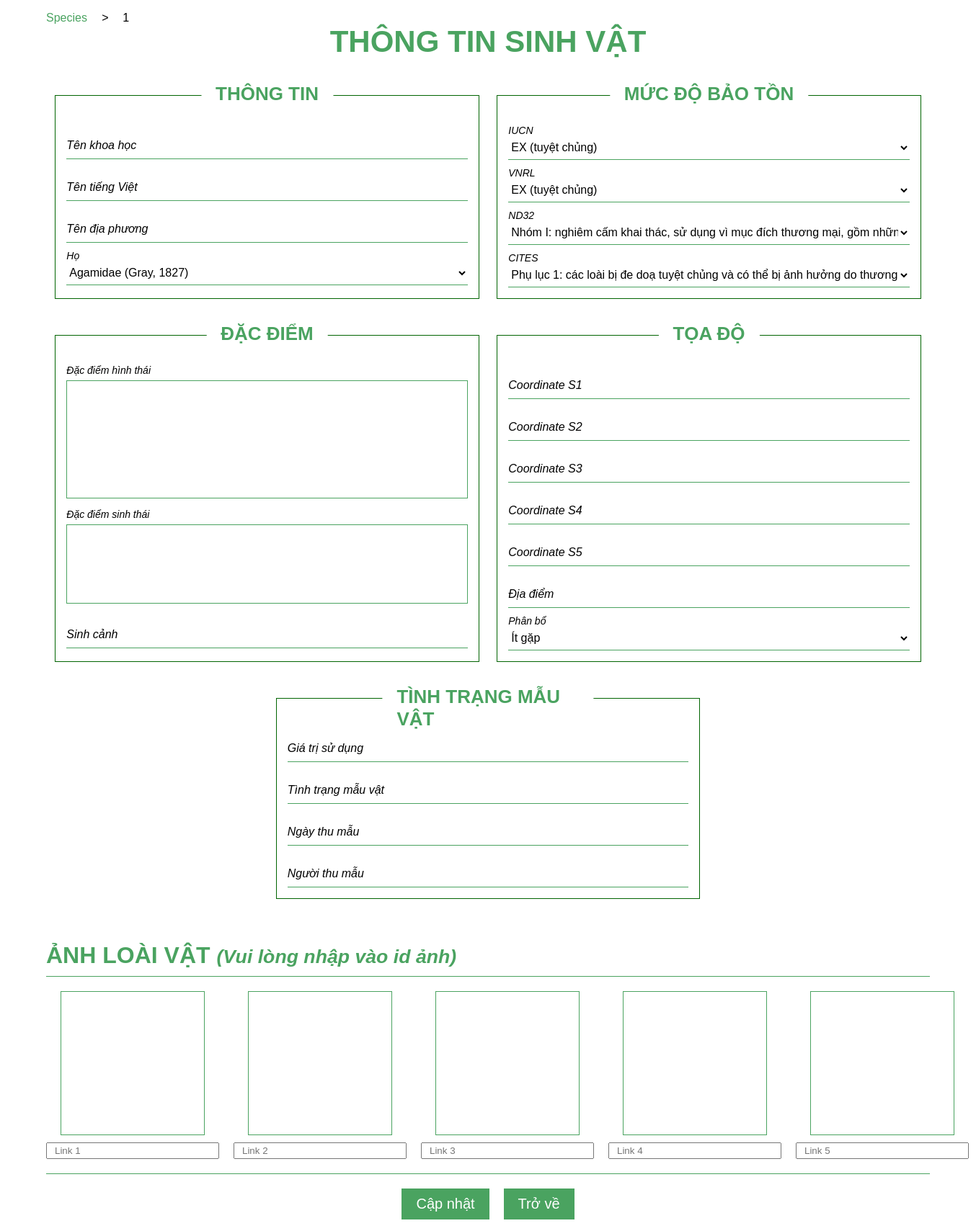
/admin/update-species.php, run on the app's committed database.
### tables this page shows
CREATE TABLE `family` (
  `FAMILY_ID` int(11) NOT NULL,
  `FAMILY_NAME` varchar(50) NOT NULL,
  `ORDERS_ID` int(11) DEFAULT NULL
);

CREATE TABLE `iucn` (
  `IUCN_ID` int(11) NOT NULL,
  `IUCN_NAME` text NOT NULL
);

CREATE TABLE `vnrl` (
  `VNRL_ID` int(11) NOT NULL,
  `VNRL_NAME` text NOT NULL
);

CREATE TABLE `nd32` (
  `ND32_ID` int(11) NOT NULL,
  `ND32_NAME` text NOT NULL
);

CREATE TABLE `cites` (
  `CITES_ID` int(11) NOT NULL,
  `CITES_NAME` text NOT NULL
);

CREATE TABLE `distribution` (
  `DISTRIBUTION_ID` int(11) NOT NULL,
  `DISTRIBUTION_NAME` varchar(50) NOT NULL
);

### db/DBHelper.php (called while the page is built, shortened)
<?php
function executeResult($sql)
{
    $conn = mysqli_connect(HOST, USERNAME, PASSWORD, DATABASE);
    $result = mysqli_query($conn, $sql);
    $data = [];
    while ($row = mysqli_fetch_array($result, 1)) {
        $data[] = $row;
    }
    return $data;
}

### admin/update-species.php (the view, shortened to what this page needs)
<?php
require_once('../db/DBHelper.php');
?>
<!DOCTYPE html>
<html lang="en">
<head>
    <link rel="stylesheet" href="admin.css">
</head>
<body>
    <div class="species-main">
        <div class="species-link">
            <a href="">Species</a>
            <i>></i>
            <p>1</p>
        </div>
        <h1 style="text-align: center; margin-bottom: 40px; font-size: 42px;">THÔNG TIN SINH VẬT</h1>
        <div class="species-container">
            <div class="species-info1">
                <h1 class="center-h1">THÔNG TIN</h1>
                <?php
                echo '
                    <div class="form__group field">
                        <input type="input" class="form__field" placeholder="Science Name" value="' . ($result['ScienceName']) . '" required data/>
                        <label for="name" class="form__label">Tên khoa học</label>
                    </div>
                    <div class="form__group field">
                        <input type="input" class="form__field" placeholder="Vietnamese Name" value="' . ($result['VietnameseName']) . '" required data/>
                        <label for="name" class="form__label">Tên tiếng Việt</label>
                    </div>
                    <div class="form__group field">
                        <input type="input" class="form__field" placeholder="Local Name" value="' . ($result['LocalName']) . '" required data/>
                        <label for="name" class="form__label">Tên địa phương</label>
                    </div>
                    ';
                $sqlFam = 'SELECT * FROM family order by FAMILY_NAME asc';
                $resultFam = executeResult($sqlFam);
                $options = '';
                foreach ($resultFam as $item) {
                    if ($item['FAMILY_ID'] == $result['Family']) {
                        $options = $options . '<option value="' . ($item['FAMILY_ID']) . '" selected>' . ($item['FAMILY_NAME']) . '</option>';
                    } else {
                        $options = $options . '<option value="' . ($item['FAMILY_ID']) . '">' . ($item['FAMILY_NAME']) . '</option>';
                    }
                }
                echo '
                    <div class="form__group field">
                        <select type="input" class="form__field" placeholder="Family" value="" required data>
                            ' . $options . '
                        </select>
                        <label for="name" class="form__label">Họ</label>
                    </div>
                ';
                ?>
            </div>
            <div class="species-info1">
                <h1 class="center-h1">MỨC ĐỘ BẢO TỒN</h1>
                <?php
                $sqlIUCN = 'SELECT * FROM IUCN';
                $resultIUCN = executeResult($sqlIUCN);
                $options = '';
                foreach ($resultIUCN as $item) {
                    if ($item['IUCN_ID'] == $result['IUCN']) {
                        $options = $options . '<option value="' . ($item['IUCN_ID']) . '" selected>' . ($item['IUCN_NAME']) . '</option>';
                    } else {
                        $options = $options . '<option value="' . ($item['IUCN_ID']) . '">' . ($item['IUCN_NAME']) . '</option>';
                    }
                }
                echo '
                <div class="form__group field">
                    <select type="input" class="form__field" placeholder="IUCN" value="" required data>
                        ' . $options . '
                    </select>
                    <label for="name" class="form__label">IUCN</label>
                </div>
                ';
                $sqlVNRL = 'SELECT * FROM VNRL';
                $resultVNRL = executeResult($sqlVNRL);
                $options = '';
                foreach ($resultVNRL as $item) {
                    if ($item['VNRL_ID'] == $result['VNRL']) {
                        $options = $options . '<option value="' . ($item['VNRL_ID']) . '" selected>' . ($item['VNRL_NAME']) . '</option>';
                    } else {
                        $options = $options . '<option value="' . ($item['VNRL_ID']) . '">' . ($item['VNRL_NAME']) . '</option>';
                    }
                }
                echo '
                <div class="form__group field">
                    <select type="input" class="form__field" placeholder="VNRL" value="" required data>
                        ' . $options . '
                    </select>
                    <label for="name" class="form__label">VNRL</label>
                </div>
                ';
                $sqlND32 = 'SELECT * FROM ND32';
                $resultND32 = executeResult($sqlND32);
                $options = '';
                foreach ($resultND32 as $item) {
                    if ($item['ND32_ID'] == $result['ND32']) {
                        $options = $options . '<option value="' . ($item['ND32_ID']) . '" selected>' . ($item['ND32_NAME']) . '</option>';
                    } else {
                        $options = $options . '<option value="' . ($item['ND32_ID']) . '">' . ($item['ND32_NAME']) . '</option>';
                    }
                }
                echo '
                    <div class="form__group field">
                        <select type="input" class="form__field" placeholder="ND32" value="" required data>
                            ' . $options . '
                        </select>
                        <label for="name" class="form__label">ND32</label>
                    </div>
                ';
                $sqlCITES = 'SELECT * FROM CITES';
                $resultCITES = executeResult($sqlCITES);
                $options = '';
                foreach ($resultCITES as $item) {
                    if ($item['CITES_ID'] == $result['CITES']) {
                        $options = $options . '<option value="' . ($item['CITES_ID']) . '" selected>' . ($item['CITES_NAME']) . '</option>';
                    } else {
                        $options = $options . '<option value="' . ($item['CITES_ID']) . '">' . ($item['CITES_NAME']) . '</option>';
                    }
                }
                echo '
                    <div class="form__group field">
                        <select type="input" class="form__field" placeholder="CITES" value="" required data>
                            ' . $options . '
                        </select>
                        <label for="name" class="form__label">CITES</label>
                    </div>
                ';
                ?>
            </div>
            <div class="species-info1">
                <h1 class="center-h1">ĐẶC ĐIỂM</h1>
                <?php
                echo '
                    <div class="form__group field">
                        <textarea name="" class="form__field textarea" id="" cols="30" rows="9" data>' . ($result['Morphological']) . '</textarea>
                        <label for="name" class="form__label">Đặc điểm hình thái</label>
                    </div>
                    <div class="form__group field">
                        <textarea name="" class="form__field textarea" id="" cols="30" rows="6" data>' . ($result['Ecological']) . '</textarea>
                        <label for="name" class="form__label">Đặc điểm sinh thái</label>
                    </div>
                    <div class="form__group field">
                        <input type="input" class="form__field" placeholder="Specmen Codition" value="' . ($result['HABITAT']) . '" required data />
                        <label for="name" class="form__label">Sinh cảnh</label>
                    </div>
                    ';
                ?>
            </div>
            <div class="species-info1">
                <h1 class="center-h1">TỌA ĐỘ</h1>
                <?php
                echo '
                    <div class="form__group field">
                        <input type="input" class="form__field" placeholder="Coordinate S1" value="' . ($result['COORDINATES1']) . '" required data />
                        <label for="name" class="form__label">Coordinate S1</label>
                    </div>
                    <div class="form__group field">
                        <input type="input" class="form__field" placeholder="Coordinate S2" value="' . ($result['COORDINATES2']) . '" required data />
                        <label for="name" class="form__label">Coordinate S2</label>
                    </div>
                    <div class="form__group field">
                        <input type="input" class="form__field" placeholder="Coordinate S3" value="' . ($result['COORDINATES3']) . '" required data />
                        <label for="name" class="form__label">Coordinate S3</label>
                    </div>
                    <div class="form__group field">
                        <input type="input" class="form__field" placeholder="Coordinate S4" value="' . ($result['COORDINATES4']) . '" required data />
                        <label for="name" class="form__label">Coordinate S4</label>
                    </div>
                    <div class="form__group field">
                        <input type="input" class="form__field" placeholder="Coordinate S5" value="' . ($result['COORDINATES5']) . '" required data />
                        <label for="name" class="form__label">Coordinate S5</label>
                    </div>
                    <div class="form__group field">
                    <input type="input" class="form__field" placeholder="Location" value="' . ($result['LOCATION']) . '" required data />
                    <label for="name" class="form__label">Địa điểm</label>
                </div>
                ';
                $sqlDis = 'SELECT * FROM distribution';
                $resultDis = executeResult($sqlDis);
                $options = '';
                foreach ($resultDis as $item) {
                    if ($item['DISTRIBUTION_ID'] == $result['Distribution']) {
                        $options = $options . '<option value="' . ($item['DISTRIBUTION_ID']) . '" selected>' . ($item['DISTRIBUTION_NAME']) . '</option>';
                    } else {
                        $options = $options . '<option value="' . ($item['DISTRIBUTION_ID']) . '">' . ($item['DISTRIBUTION_NAME']) . '</option>';
                    }
                }
                echo '
                    <div class="form__group field">
                        <select type="input" class="form__field" placeholder="Distribution" value="" required data>
                            ' . $options . '
                        </select>
                        <label for="name" class="form__label">Phân bổ</label>
                    </div>
                ';
                ?>
            </div>
            <div class="species-info1">
                <h1 class="center-h1">TÌNH TRẠNG MẪU VẬT</h1>
                <?php
                echo '
                    <div class="form__group field">
                        <input type="input" class="form__field" placeholder="GTSD" value="' . ($result['GTSD']) . '" required data />
                        <label for="name" class="form__label">Giá trị sử dụng</label>
                    </div>
                    <div class="form__group field">
                        <input type="input" class="form__field" placeholder="Collection Date" value="' . ($result['SPECMEN_CODITION']) . '" required data />
                        <label for="name" class="form__label">Tình trạng mẫu vật</label>
                    </div>
                    <div class="form__group field">
                        <input type="input" class="form__field" placeholder="Collection Date" value="' . ($result['COLLECTION_DATE']) . '" required data />
                        <label for="name" class="form__label">Ngày thu mẫu</label>
                    </div>
                    <div class="form__group field">
                        <input type="input" class="form__field" placeholder="Collector" value="' . ($result['COLLECTOR']) . '" required data />
                        <label for="name" class="form__label">Người thu mẫu</label>
                    </div>
                    ';
                ?>
            </div>
        </div>
        <h1 style="margin: 20px 0 10px;">ẢNH LOÀI VẬT <i><small>(Vui lòng nhập vào id ảnh)</small></i></h1>
        <div class="species-imges">
            <div class="species-images-item">
                <div class="image-item" style="background-image: url('<?php echo 'https://drive.google.com/uc?export=view&id=' . ($result['Image1']) . '' ?>')">
                </div>
                <input type="text" class="files" placeholder="Link 1" value="<?php echo $result['Image1'] ?>" sub-data>
            </div>
            <div class="species-images-item">
                <div class="image-item" style="background-image: url('<?php echo 'https://drive.google.com/uc?export=view&id=' . ($result['Image2']) . '' ?>')">
                </div>
                <input type="text" class="files" placeholder="Link 2" value="<?php echo $result['Image2'] ?>" sub-data>
            </div>
            <div class="species-images-item">
                <div class="image-item" style="background-image: url('<?php echo 'https://drive.google.com/uc?export=view&id=' . ($result['Image3']) . '' ?>')">
                </div>
                <input type="text" class="files" placeholder="Link 3" value="<?php echo $result['Image3'] ?>" sub-data>
            </div>
            <div class="species-images-item">
                <div class="image-item" style="background-image: url('<?php echo 'https://drive.google.com/uc?export=view&id=' . ($result['Image4']) . '' ?>')">
                </div>
                <input type="text" class="files" placeholder="Link 4" value="<?php echo $result['Image4'] ?>" sub-data>
            </div>
            <div class="species-images-item">
                <div class="image-item" style="background-image: url('<?php echo 'https://drive.google.com/uc?export=view&id=' . ($result['Image5']) . '' ?>')">
                </div>
                <input type="text" class="files" placeholder="Link 5" value="<?php echo $result['Image5'] ?>" sub-data>
            </div>
        </div>
        <div class="species-button-group">
            <button onclick="sendData(<?php echo $id; ?>)">Cập nhật</button>
            <button onclick="document.location.href='./species.php'">Trở về</button>
        </div>
    </div>
</body>
</html>

### data on the page
family: FAMILY_NAME "Agamidae (Gray, 1827)"
iucn: IUCN_NAME "EX (tuyệt chủng)"
vnrl: VNRL_NAME "EX (tuyệt chủng)"
nd32: ND32_NAME "Nhóm I: nghiêm cấm khai thác, sử dụng vì mục đích thương mại, gồm những loài thực vật rừng, động vật rừng có giá trị đặc biệt về khoa học, môi trường hoặc có giá trị cao về kinh tế, số luợng quần thể còn rất ít trong tự nhiên hoặc có nguy cơ tuyệt chủng cao."
cites: CITES_NAME "Phụ lục 1: các loài bị đe doạ tuyệt chủng và có thể bị ảnh hưởng do thương mại."
distribution: DISTRIBUTION_NAME "Ít gặp"
